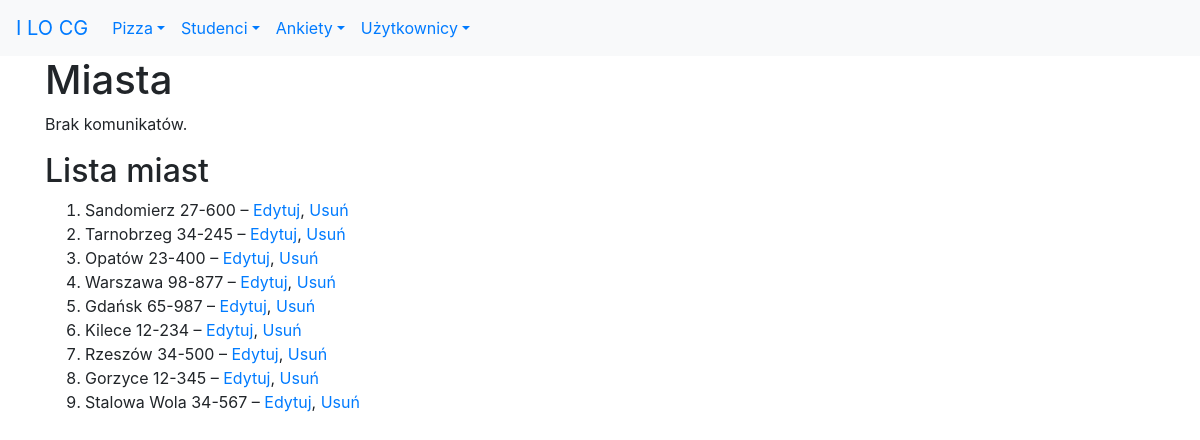
The page /studenci/miasta/lista on the database its author committed.
### studenci/models.py (models this page shows, shortened)
class Miasto(models.Model):
    nazwa = models.CharField(
        verbose_name='miasto',
        max_length=30,
        help_text='Nazwa miasta')
    kod = models.CharField(
        max_length=6,
        help_text='Kod pocztowy')
    class Meta:
        verbose_name_plural = "miasta"

### studenci/templates/studenci/miasto_list.html
{% extends 'szablon.html' %}
{% block naglowek %}Miasta{% endblock naglowek %}
{% block tresc %}
<h2>Lista miast</h2>
<ol>
    {% for miasto in object_list %}
        <li>{{ miasto.nazwa }}&nbsp;{{ miasto.kod }} –
            <a href="{% url 'studenci:miasta_edytuj' miasto.id %}">Edytuj</a>,
            <a href="{% url 'studenci:miasta_usun' miasto.id %}">Usuń</a>
        </li>
    {% endfor %}
</ol>
{% endblock tresc %}

### rows shown on the page
Miasto: nazwa "Sandomierz", kod "27-600"
Miasto: nazwa "Tarnobrzeg", kod "34-245"
Miasto: nazwa "Opatów", kod "23-400"
Miasto: nazwa "Warszawa", kod "98-877"
Miasto: nazwa "Gdańsk", kod "65-987"
Miasto: nazwa "Kilece", kod "12-234"
Miasto: nazwa "Rzeszów", kod "34-500"
Miasto: nazwa "Gorzyce", kod "12-345"
Miasto: nazwa "Stalowa Wola", kod "34-567"
